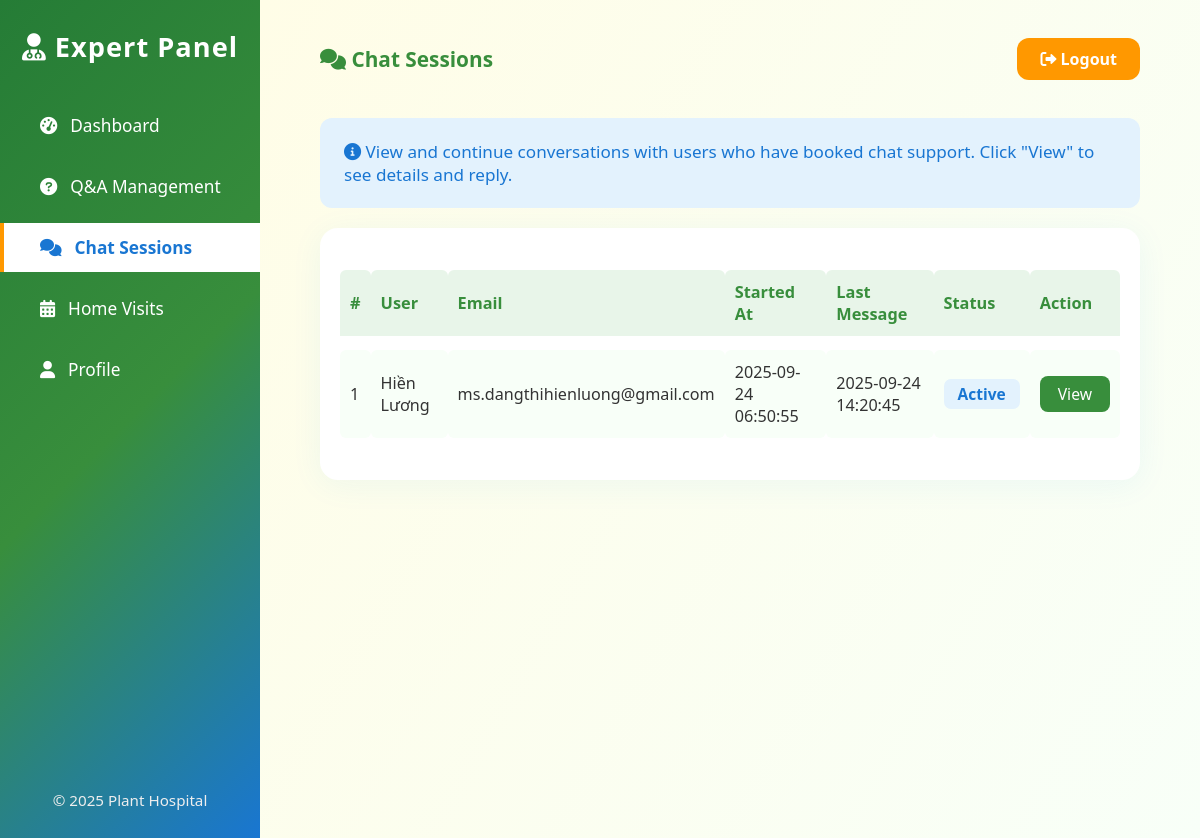
The page /expert/chat-sessions (signed in) on the database as committed earlier.
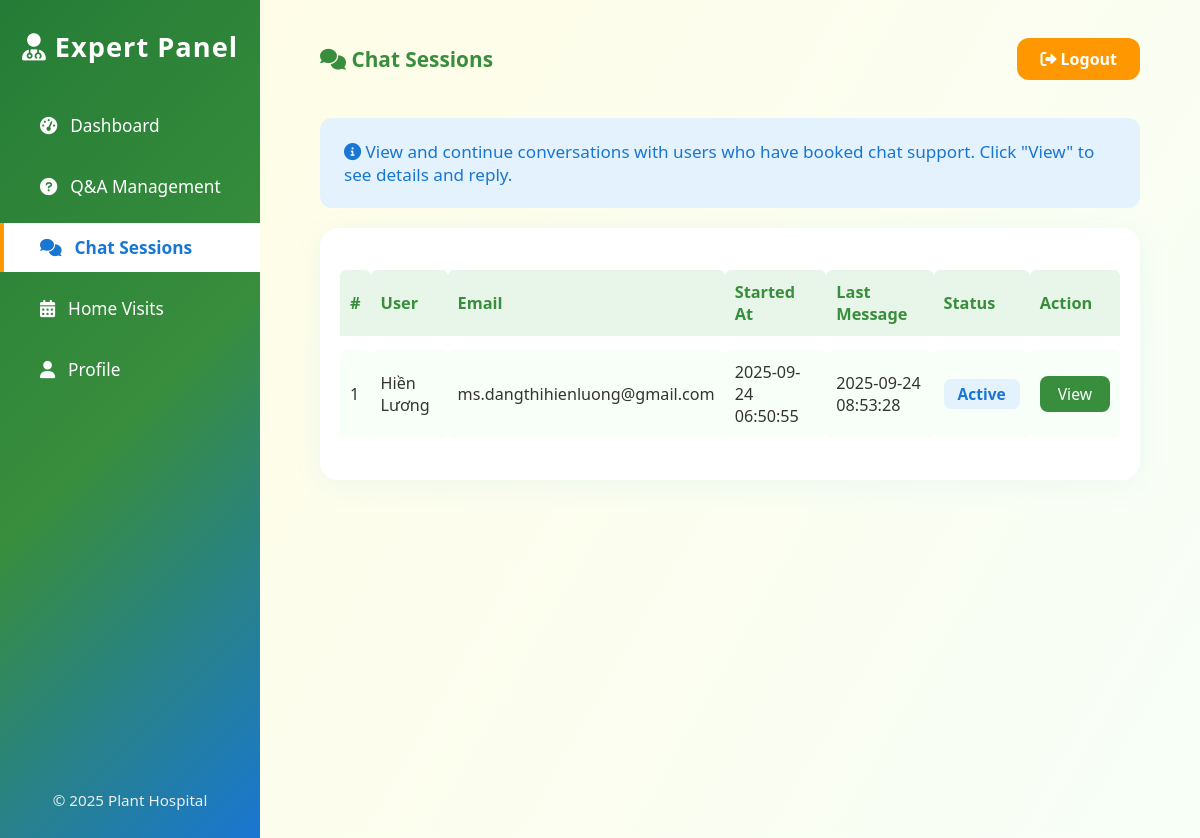
The same page on the database as committed later.
### tables this page shows
CREATE TABLE chat_session (
    id INTEGER PRIMARY KEY AUTOINCREMENT,
    user_id INTEGER NOT NULL,
    expert_id INTEGER NOT NULL,
    started_at TIMESTAMP DEFAULT CURRENT_TIMESTAMP,
    last_message_at TIMESTAMP DEFAULT CURRENT_TIMESTAMP,
    status TEXT DEFAULT 'active',
    FOREIGN KEY(user_id) REFERENCES user(id),
    FOREIGN KEY(expert_id) REFERENCES experts(id)
);

CREATE TABLE user (
  id INTEGER PRIMARY KEY AUTOINCREMENT,
  username TEXT UNIQUE NOT NULL,
  email TEXT UNIQUE NOT NULL,
  password TEXT NOT NULL,
  created_at TIMESTAMP NOT NULL DEFAULT CURRENT_TIMESTAMP
);

### flaskr/expert.py (the view)
@bp.route('/chat-sessions')
@expert_required
def chat_sessions():
    db = get_db()
    expert_id = session.get('expert_id')
    sessions = db.execute(
        '''
        SELECT cs.id, cs.started_at, cs.last_message_at, cs.status, u.username, u.email
        FROM chat_session cs
        JOIN user u ON cs.user_id = u.id
        WHERE cs.expert_id = ?
        ORDER BY cs.last_message_at DESC
        ''',
        (expert_id,)
    ).fetchall()
    return render_template('expert/chat_sessions.html', sessions=sessions)

### flaskr/auth.py (called while the page is built)
@bp.before_app_request
def load_logged_in_user():
    user_id = session.get('user_id')
    if user_id is None:
        g.user = None
    else:
        g.user = get_db().execute(
            'SELECT * FROM user WHERE id = ?', (user_id,)
        ).fetchone()

### flaskr/db.py (called while the page is built)
def get_db():
    if 'db' not in g:
        g.db = sqlite3.connect(
            current_app.config['DATABASE'],
            detect_types=sqlite3.PARSE_DECLTYPES
        )
        g.db.row_factory = sqlite3.Row
    return g.db

### flaskr/expert.py (called while the page is built)
def expert_required(view):
    from functools import wraps
    def wrapped_view(**kwargs):
        if not session.get('is_expert'):
            return redirect(url_for('auth.login_expert'))
        return view(**kwargs)
    return wraps(view)(wrapped_view)

### flaskr/templates/expert/chat_sessions.html (shortened to what this page needs)
<!DOCTYPE html>
<html lang="en">
  <head>
    <link
      rel="stylesheet"
      href="https://cdnjs.cloudflare.com/ajax/libs/font-awesome/6.0.0-beta3/css/all.min.css"
    />
  </head>
  <body>
    <div class="dashboard-container">
      <aside class="sidebar">
        <div class="logo"><i class="fas fa-user-md"></i> Expert Panel</div>
        <nav>
          <a href="{{ url_for('expert_dashboard') }}"
            ><i class="fas fa-tachometer-alt"></i> Dashboard</a
          >
          <a href="{{ url_for('expert.questions') }}"
            ><i class="fas fa-question-circle"></i> Q&A Management</a
          >
          <a href="{{ url_for('expert.chat_sessions') }}" class="active"
            ><i class="fas fa-comments"></i> Chat Sessions</a
          >
          <a href="#"><i class="fas fa-calendar-alt"></i> Home Visits</a>
          <a href="#"><i class="fas fa-user"></i> Profile</a>
        </nav>
        <div class="sidebar-footer">&copy; 2025 Plant Hospital</div>
      </aside>
      <main class="main-content">
        <div class="dashboard-header">
          <div class="welcome">
            <i class="fas fa-comments"></i> Chat Sessions
          </div>
          <a href="{{ url_for('auth.logout') }}" class="logout-btn">
            <i class="fas fa-sign-out-alt"></i> Logout
          </a>
        </div>
        <div class="info-box">
          <i class="fas fa-info-circle"></i>
          View and continue conversations with users who have booked chat
          support. Click "View" to see details and reply.
        </div>
        <div class="table-wrapper">
          <table class="session-table">
            <tr>
              <th>#</th>
              <th>User</th>
              <th>Email</th>
              <th>Started At</th>
              <th>Last Message</th>
              <th>Status</th>
              <th>Action</th>
            </tr>
            {% for s in sessions %}
            <tr>
              <td>{{ s.id }}</td>
              <td>{{ s.username }}</td>
              <td>{{ s.email }}</td>
              <td>{{ s.started_at or '-' }}</td>
              <td>{{ s.last_message_at or '-' }}</td>
              <td>
                <span class="session-status {{ s.status|lower }}">
                  {{ s.status.capitalize() }}
                </span>
              </td>
              <td class="session-action">
                <a
                  href="{{ url_for('expert.chat_session_detail', session_id=s.id) }}"
                  class="btn-detail"
                  >View</a
                >
              </td>
            </tr>
            {% else %}
            <tr>
              <td colspan="7" style="text-align: center; color: #aaa">
                No chat sessions found.
              </td>
            </tr>
            {% endfor %}
          </table>
        </div>
      </main>
    </div>
  </body>
</html>

### flaskr/templates/expert/chat_sessions.html (style rules this page uses)
body { background: linear-gradient(120deg, #e3f2fd 0%, #e8f5e9 100%); font-family: "Segoe UI", Arial, sans-serif; margin: 0; min-height: 100vh; color: #333; }
.dashboard-container { display: flex; min-height: 100vh; }
.sidebar { width: 260px; background: linear-gradient( 135deg, #257c36 0%, #388e3c 50%, #1976d2 100% ); color: #fff; display: flex; flex-direction: column; padding: 28px 0; box-shadow: 2px 0 18px #2196f322; }
.sidebar .logo { font-size: 1.7rem; font-weight: 700; text-align: center; margin-bottom: 36px; letter-spacing: 1px; color: #fff; }
.sidebar nav { display: flex; flex-direction: column; gap: 12px; flex: 1; }
.sidebar a { color: #fff; text-decoration: none; padding: 13px 36px; font-size: 1.08rem; display: flex; align-items: center; gap: 13px; border-left: 4px solid transparent; transition: background 0.18s, border 0.18s, color 0.18s; }
.sidebar a.active, .sidebar a:hover { background: #fff; color: #1976d2; border-left: 4px solid #ff9800; font-weight: 600; }
.sidebar .sidebar-footer { margin-top: auto; text-align: center; font-size: 0.95rem; color: #eee; padding: 20px 0 0 0; }
.main-content { flex: 1; padding: 38px 5vw 0 5vw; background: linear-gradient(120deg, #fffde7 0%, #f8fff8 100%); min-height: 100vh; }
.dashboard-header { display: flex; justify-content: space-between; align-items: center; margin-bottom: 38px; }
.dashboard-header .welcome { font-size: 1.3rem; font-weight: 600; color: #388e3c; }
.dashboard-header .logout-btn { background: #ff9800; color: #fff; border: none; border-radius: 12px; padding: 10px 23px; font-weight: 600; font-size: 1rem; cursor: pointer; transition: background 0.2s; text-decoration: none; }
.info-box { background: #e3f2fd; border-radius: 12px; padding: 22px 24px; margin-bottom: 20px; color: #1976d2; font-size: 1.07rem; font-weight: 500; }
.table-wrapper { background: #fff; border-radius: 18px; box-shadow: 0 5px 32px #2196f311; padding: 28px 20px; overflow-x: auto; }
.session-table { width: 100%; border-collapse: separate; border-spacing: 0 14px; font-size: 1.01rem; }
.session-table th, .session-table td { padding: 11px 10px; text-align: left; }
.session-table th { background: #e8f5e9; color: #388e3c; font-size: 1.02rem; font-weight: 600; border-radius: 6px 6px 0 0; }
.session-table td { background: #f8fff8; border-radius: 6px; }
.session-status { font-weight: 600; border-radius: 7px; padding: 4px 14px; font-size: 0.97rem; }
.active { background: #e3f2fd; color: #1976d2; }
.session-action { text-align: center; }
.btn-detail { background: #388e3c; color: #fff; border: none; border-radius: 8px; padding: 7px 18px; font-size: 0.98rem; cursor: pointer; transition: background 0.18s; text-decoration: none; display: inline-block; }

Rows that differ between the two databases and show on the page:
changed chat_session "Active": last_message_at "2025-09-24 14:20:45" → "2025-09-24 08:53:28"
